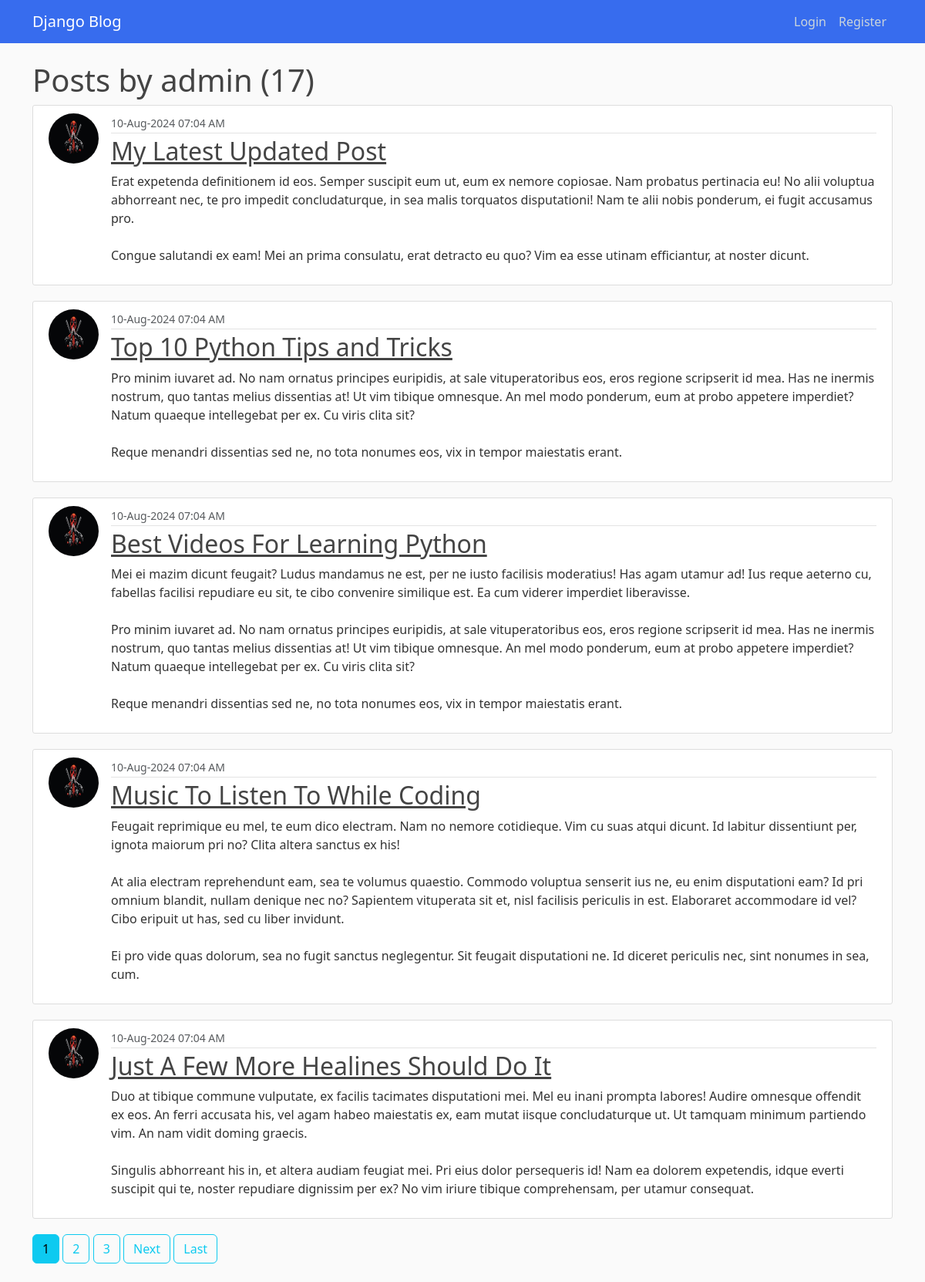
Screenshot of /user/admin/ with the database file from the repository.
### blog/models.py (models this page shows, shortened)
class Post(models.Model):
    title = models.CharField(max_length=100)
    content = models.TextField()
    date_posted = models.DateTimeField(default=timezone.now)
    author = models.ForeignKey(User, on_delete=models.CASCADE)

### users/models.py (models this page shows, shortened)
class Profile(models.Model):
    user = models.OneToOneField(User, on_delete=models.CASCADE)
    image = models.ImageField(default="default.jpg", upload_to="profile_pics")

### blog/views.py (the view)
# urls.py: path("user/<str:username>/", UserPostListView.as_view(), name="user-post"),
class UserPostListView(ListView):
    model = Post
    template_name = 'blog/user_posts.html'
    context_object_name = 'posts'
    ordering = ['-date_posted']
    paginate_by = 5
    def get_queryset(self):
        user = get_object_or_404(User, username=self.kwargs.get('username'))
        return Post.objects.filter(author=user).order_by('-date_posted')

### blog/templates/blog/user_posts.html (shortened to what this page needs)
{% extends 'blog/default.html' %}
{% block ui %}
    <h1>Posts by {{ view.kwargs.username }} ({{ page_obj.paginator.count }})</h1>
        {% for post in posts %}
            <article class="media content-section">
                <img class="rounded-circle article-img" src= "{{ post.author.profile.image.url }}">
  <div class="media-body">
    <div class="article-metadata">
      <small class="text-muted">{{ post.date_posted | date:"d-M-Y h:i A" }}</small>
    </div>
    <h2><a class="article-title" href="{% url 'post-detail' post.id %}">{{ post.title }}</a></h2>
    <p class="article-content">{{ post.content }}</p>
  </div>
</article>
        {% endfor %}
       {% if is_paginated %}
            {% for num in page_obj.paginator.page_range %}
                {% if page_obj.number == num %}
                <a class="btn btn-info mb-4" href="?page={{ num }}">{{ num }}</a>
                {% elif num > page_obj.number|add:'-3' and num < page_obj.number|add:'3' %}
                <a class="btn btn-outline-info mb-4" href="?page={{ num }}">{{ num }}</a>
                {% endif %}
            {% endfor %}
            {% if page_obj.has_next %}
            <a class="btn btn-outline-info mb-4" href="?page={{ page_obj.next_page_number }}">Next</a>
            <a class="btn btn-outline-info mb-4" href="?page={{ page_obj.paginator.num_pages }}">Last</a>
            {% endif %}
        {% endif %}
</div>
{% endblock ui %}

### blog/static/blog/main.css (style rules this page uses)
body { background: #fafafa; color: #333333; margin-top: 5rem; }
h1, h2, h3, h4, h5, h6 { color: #444444; }
.content-section { background: #ffffff; padding: 10px 20px; border: 1px solid #dddddd; border-radius: 3px; margin-bottom: 20px; }
.article-title { color: #444444; }
.article-content { white-space: pre-line; }
.article-img { height: 65px; width: 65px; margin-right: 16px; }
.article-metadata { padding-bottom: 1px; margin-bottom: 4px; border-bottom: 1px solid #e3e3e3 }

### rows the page displays
Post: author.profile.image (picture), date_posted "10-Aug-2024 07:04 AM", title "My Latest Updated Post", content "Erat expetenda definitionem id eos. Semper suscipit eum ut, eum ex nemore copiosae. Nam probatus pertinacia eu! No alii voluptua abhorreant nec, te pro impedit concludaturque, in sea malis torquatos disputationi! Nam te alii nobis ponderum, ei fugit accusamus pro. Congue salutandi ex eam! Mei an prima consulatu, erat detracto eu quo? Vim ea esse utinam efficiantur, at noster dicunt."
Post: author.profile.image (picture), date_posted "10-Aug-2024 07:04 AM", title "Top 10 Python Tips and Tricks", content "Pro minim iuvaret ad. No nam ornatus principes euripidis, at sale vituperatoribus eos, eros regione scripserit id mea. Has ne inermis nostrum, quo tantas melius dissentias at! Ut vim tibique omnesque. An mel modo ponderum, eum at probo appetere imperdiet? Natum quaeque intellegebat per ex. Cu viris clita sit? Reque menandri dissentias sed ne, no tota nonumes eos, vix in tempor maiestatis erant."
Post: author.profile.image (picture), date_posted "10-Aug-2024 07:04 AM", title "Best Videos For Learning Python", content "Mei ei mazim dicunt feugait? Ludus mandamus ne est, per ne iusto facilisis moderatius! Has agam utamur ad! Ius reque aeterno cu, fabellas facilisi repudiare eu sit, te cibo convenire similique est. Ea cum viderer imperdiet liberavisse. Pro minim iuvaret ad. No nam ornatus principes euripidis, at sale vituperatoribus eos, eros regione scripserit id mea. Has ne inermis nostrum, quo tantas melius dissentias at! Ut vim tibique omnesque. An mel modo ponderum, eum at probo appetere imperdiet? Natum quaeque intellegebat per ex. Cu viris clita sit? Reque menandri dissentias sed ne, no tota nonumes eos, vix in tempor maiestatis erant."
Post: author.profile.image (picture), date_posted "10-Aug-2024 07:04 AM", title "Music To Listen To While Coding", content "Feugait reprimique eu mel, te eum dico electram. Nam no nemore cotidieque. Vim cu suas atqui dicunt. Id labitur dissentiunt per, ignota maiorum pri no? Clita altera sanctus ex his! At alia electram reprehendunt eam, sea te volumus quaestio. Commodo voluptua senserit ius ne, eu enim disputationi eam? Id pri omnium blandit, nullam denique nec no? Sapientem vituperata sit et, nisl facilisis periculis in est. Elaboraret accommodare id vel? Cibo eripuit ut has, sed cu liber invidunt. Ei pro vide quas dolorum, sea no fugit sanctus neglegentur. Sit feugait disputationi ne. Id diceret periculis nec, sint nonumes in sea, cum."
Post: author.profile.image (picture), date_posted "10-Aug-2024 07:04 AM", title "Just A Few More Healines Should Do It", content "Duo at tibique commune vulputate, ex facilis tacimates disputationi mei. Mel eu inani prompta labores! Audire omnesque offendit ex eos. An ferri accusata his, vel agam habeo maiestatis ex, eam mutat iisque concludaturque ut. Ut tamquam minimum partiendo vim. An nam vidit doming graecis. Singulis abhorreant his in, et altera audiam feugiat mei. Pri eius dolor persequeris id! Nam ea dolorem expetendis, idque everti suscipit qui te, noster repudiare dignissim per ex? No vim iriure tibique comprehensam, per utamur consequat."

### other values shown
{{ view.kwargs.username }} "admin"
{{ page_obj.paginator.count }} "17"
{{ num }} "1"
{{ num }} "2" "3"
